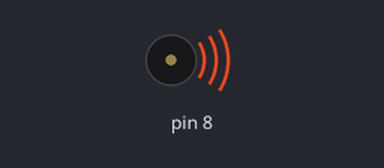
The sketch below on a simulated Arduino Uno, built with avr-gcc and run on an emulated ATmega328P. On the bench: buzzer (waves = sounding).

Above: at 0.02 s.
At 2.0 s:
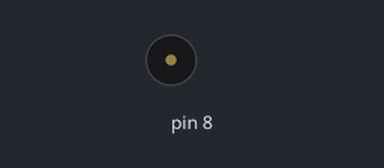
Timing chart, 0 to 3.5 s (numbered marks = the images above):
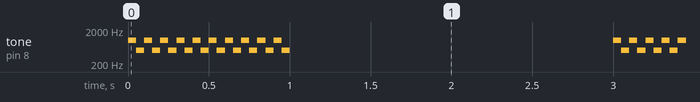

Measured:
- by itself, tone on pin 8: plays 1000 Hz for 0.05 s, 500 Hz for 0.05 s, 1000 Hz for 0.05 s, 500 Hz for 0.05 s, 1000 Hz for 0.05 s, 500 Hz for 0.05 s … (880 notes in this stretch)

The sketch:

Output_Piezocapsule.ino
```cpp
void setup() {
  pinMode(8, OUTPUT);

}

void loop() {
  for (int count = 0; count < 10; count++) {
    tone(8,1000);
    delay(50);
    tone(8,500);
    delay(50);
  }
  noTone(8);
  delay(2000);

}
```
